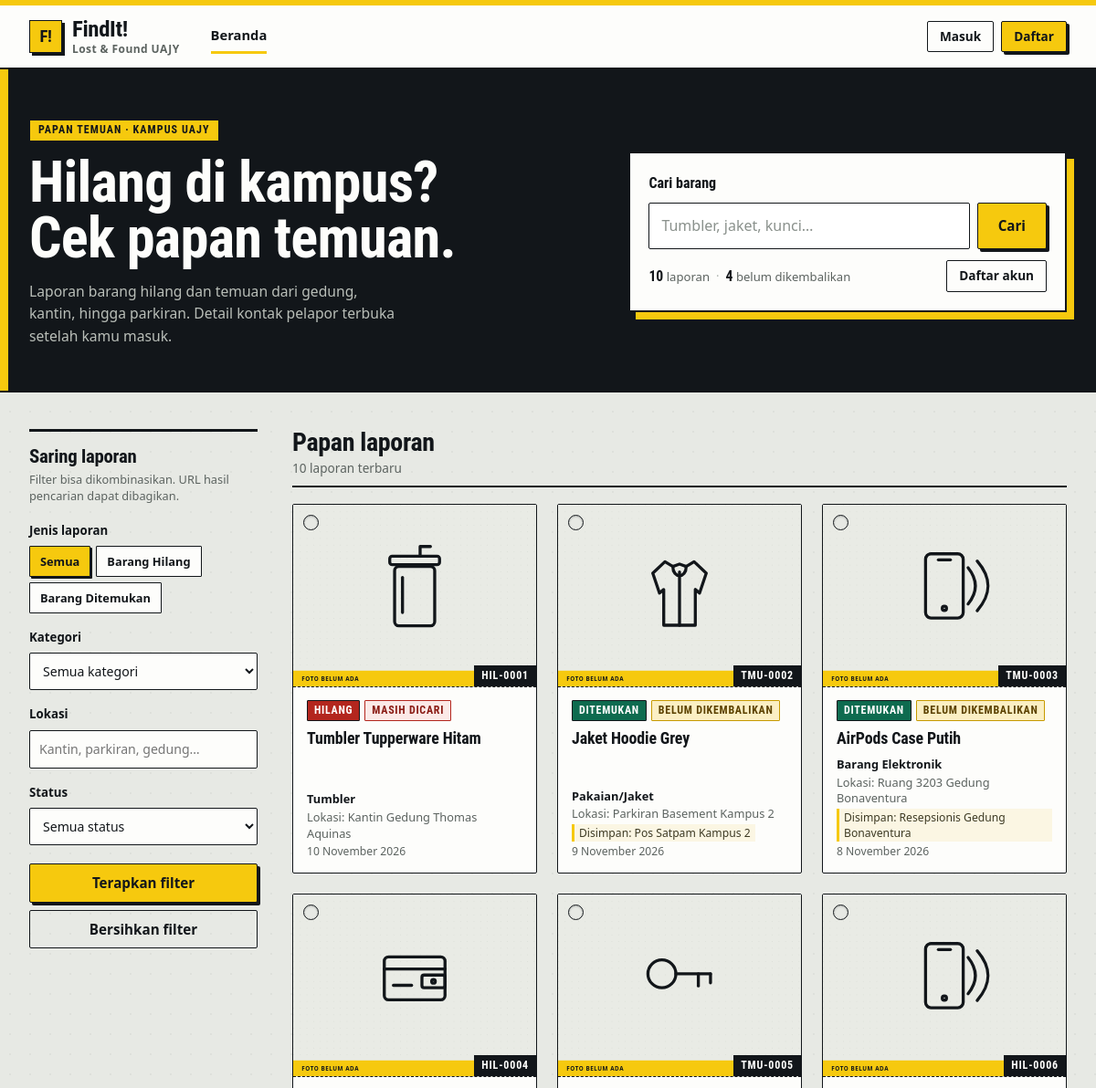
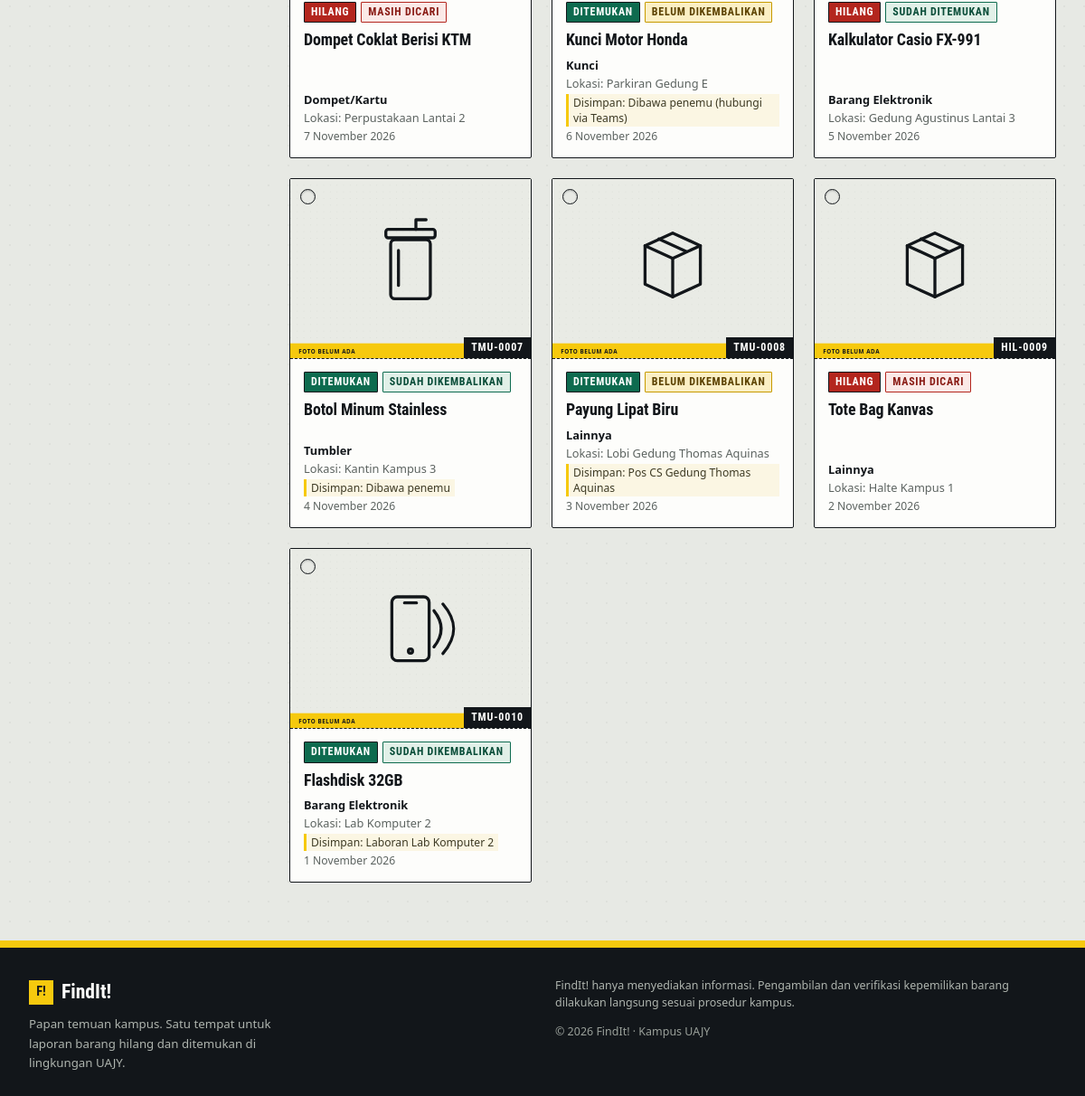
The page / on the database its author committed (2 pictures, top to bottom).
### tables this page shows
CREATE TABLE IF NOT EXISTS `laporan` (
    `id` INT UNSIGNED NOT NULL AUTO_INCREMENT,
    `pengguna_id` INT UNSIGNED NOT NULL,
    `type` ENUM('hilang', 'ditemukan') NOT NULL,
    `title` VARCHAR(120) NOT NULL,
    `category` ENUM(
        'tumbler',
        'pakaian_jaket',
        'elektronik',
        'dompet_kartu',
        'kunci',
        'lainnya'
    ) NOT NULL,
    `location` VARCHAR(150) NOT NULL,
    `date` DATE NOT NULL,
    `description` TEXT NULL,
    `image` VARCHAR(255) NULL,
    `storage_location` VARCHAR(150) NULL,
    `status` ENUM(
        'masih_dicari',
        'sudah_ditemukan',
        'belum_dikembalikan',
        'sudah_dikembalikan'
    ) NOT NULL,
    `created_at` DATETIME NOT NULL DEFAULT CURRENT_TIMESTAMP,
    `updated_at` DATETIME NOT NULL DEFAULT CURRENT_TIMESTAMP ON UPDATE CURRENT_TIMESTAMP,
    PRIMARY KEY (`id`),
    KEY `fk_laporan_pengguna` (`pengguna_id`),
    KEY `idx_type_category` (`type`, `category`),
    KEY `idx_status` (`status`),
    KEY `idx_date` (`date`),
    CONSTRAINT `fk_laporan_pengguna` FOREIGN KEY (`pengguna_id`) REFERENCES `pengguna` (`id`) ON DELETE CASCADE
);

### includes/functions.php (called while the page is built, shortened)
<?php
function e(?string $value): string
{
    return htmlspecialchars((string) $value, ENT_QUOTES | ENT_SUBSTITUTE, 'UTF-8');
}
function get(string $key, string $default = ''): string
{
    $value = $_GET[$key] ?? $default;
    return is_string($value) ? trim($value) : $default;
}
function format_tanggal(?string $date): string
{
    $timestamp = strtotime($date);
    return (int) date('j', $timestamp) . ' '
        . BULAN_ID[(int) date('n', $timestamp)] . ' '
        . date('Y', $timestamp);
}
function report_code(string $type, int $id): string
{
    $prefix = $type === 'ditemukan' ? 'TMU' : 'HIL';
    return sprintf('%s-%04d', $prefix, $id);
}
function status_label(string $status): string
{
    return ALL_STATUSES[$status] ?? $status;
}
function type_label_short(string $type): string
{
    return $type === 'ditemukan' ? 'Ditemukan' : 'Hilang';
}
function status_tone(string $status): string
{
    return match ($status) {
        'masih_dicari'       => 'lost',
        'belum_dikembalikan' => 'pending',
        'sudah_ditemukan',
        'sudah_dikembalikan' => 'done',
        default              => 'pending',
    };
}
function image_url(?string $image, string $category): string
{
    return placeholder_for($category);
}
function placeholder_for(string $category): string
{
    $slug = isset(CATEGORIES[$category]) ? $category : 'lainnya';
    return 'assets/img/ph-' . $slug . '.svg';
}
    ?>
    <?php
function asset(string $path): string
{
    $full = __DIR__ . '/../' . $path;
    $version = is_file($full) ? (string) filemtime($full) : '1';
    return $path . '?v=' . $version;
}

### includes/auth.php (called while the page is built, shortened)
<?php
require_once __DIR__ . '/../config/database.php';
require_once __DIR__ . '/functions.php';
function current_user(): ?array
{
    static $loaded = false;
    static $user   = null;
    if ($loaded) {
        return $user;
    }
    $loaded = true;
    $id = (int) ($_SESSION['user_id'] ?? 0);
    if ($id <= 0) {
        return null;
    }
    global $pdo;
    $stmt = $pdo->prepare('SELECT id, email, name, teams, created_at FROM pengguna WHERE id = :id');
    $stmt->execute([':id' => $id]);
    $row = $stmt->fetch();
    $user = $row;
    return $user;
}
function is_logged_in(): bool
{
    return current_user() !== null;
}

### includes/report_card.php (the view, shortened to what this page needs)
<?php
$detailUrl   = 'laporan_detail.php?id=' . (int) $r['id'];
$imageSrc    = image_url($r['image'] ?? null, (string) $r['category']);
$hasPhoto    = !empty($r['image']) && is_file(UPLOAD_DIR . '/' . basename((string) $r['image']));
$altText     = $hasPhoto
    ? 'Foto ' . $r['title']
    : 'Belum ada foto untuk ' . $r['title'];
?>
<article class="tag-card">
    <a class="tag-photo" href="<?= e($detailUrl) ?>" aria-label="Buka detail laporan <?= e($r['title']) ?>">
        <img src="<?= e($imageSrc) ?>" alt="<?= e($altText) ?>" loading="lazy" width="800" height="600" />
        <span class="tag-hole" aria-hidden="true"></span>
        <span class="tag-code"><?= e(report_code((string) $r['type'], (int) $r['id'])) ?></span>
    </a>
    <div class="tag-body">
        <div class="tag-badges">
            <span class="badge badge--<?= e($r['type']) ?>"><?= e(type_label_short((string) $r['type'])) ?></span>
            <span class="badge badge--<?= e(status_tone((string) $r['status'])) ?>"><?= e(status_label((string) $r['status'])) ?></span>
        </div>
        <h3 class="tag-title"><a href="<?= e($detailUrl) ?>"><?= e($r['title']) ?></a></h3>
        <div class="tag-meta">
            <span><span class="meta-kicker"><?= e(CATEGORIES[$r['category']] ?? $r['category']) ?></span></span>
            <span>Lokasi: <?= e($r['location']) ?></span>
            <?php if (($r['type'] ?? '') === 'ditemukan' && !empty($r['storage_location'])) : ?>
                <span class="tag-storage">Disimpan: <?= e($r['storage_location']) ?></span>
            <?php endif; ?>
            <span class="tag-date"><?= e(format_tanggal($r['date'])) ?></span>
        </div>
    </div>
</article>

### includes/header.php (shortened to what this page needs)
<?php
$user        = current_user();
$active      = isset($active) ? (string) $active : '';
$body_class  = isset($body_class) ? (string) $body_class : '';
$initials = '';
$nav_items = [
    ['href' => 'index.php',        'label' => 'Beranda',       'key' => 'home'],
    ['href' => 'laporan_buat.php', 'label' => 'Buat Laporan',  'key' => 'buat'],
    ['href' => 'laporan_saya.php', 'label' => 'Laporan Saya',  'key' => 'saya'],
    ['href' => 'profil.php',       'label' => 'Profil',        'key' => 'profil'],
];
?>
<!DOCTYPE html>
<html xmlns="http://www.w3.org/1999/xhtml" lang="id" xml:lang="id">
<head>
    <link rel="stylesheet" href="<?= e(asset('assets/css/style.css')) ?>" />
</head>
<body class="<?= e($body_class) ?>">
<header class="site-head">
    <div class="wrap head-inner">
        <a class="brand" href="index.php" aria-label="FindIt! beranda">
            <span class="brand-mark" aria-hidden="true">F!</span>
            <span class="brand-text">
                <span class="brand-name">FindIt!</span>
                <span class="brand-sub">Lost &amp; Found UAJY</span>
            </span>
        </a>
        <div class="head-menu" id="site-menu">
            <nav class="nav" aria-label="Navigasi utama">
                <?php foreach ($nav_items as $item) : ?>
                    <?php if ($user === null && in_array($item['key'], ['buat', 'saya', 'profil'], true)) : ?>
                        <?php continue; ?>
                    <?php endif; ?>
                    <a href="<?= e($item['href']) ?>"<?= $active === $item['key'] ? ' class="is-active" aria-current="page"' : '' ?>><?= e($item['label']) ?></a>
                <?php endforeach; ?>
            </nav>
            <div class="head-actions">
                <?php if ($user !== null) : ?>
                    <a class="user-chip" href="profil.php" title="Buka profil <?= e($user['name']) ?>">
                        <span class="user-initials" aria-hidden="true"><?= e($initials !== '' ? $initials : '?') ?></span>
                        <span class="user-name"><?= e($user['name']) ?></span>
                    </a>
                    <form class="logout-form" method="post" action="logout.php">
                        <?= csrf_field() ?>
                        <button class="btn btn--ghost btn--sm" type="submit">Keluar</button>
                    </form>
                <?php else : ?>
                    <a class="btn btn--ghost btn--sm" href="login.php">Masuk</a>
                    <a class="btn btn--signal btn--sm" href="register.php">Daftar</a>
                <?php endif; ?>
            </div>
        </div>
    </div>
</header>
<main id="main" class="site-main" tabindex="-1">

### index.php (shortened to what this page needs)
<?php
require_once __DIR__ . '/includes/auth.php';
$q = mb_substr(get('q'), 0, 100);
$kategori = get('kategori');
$jenis = get('jenis');
$status = get('status');
$lokasi = mb_substr(get('lokasi'), 0, 100);
$page = max(1, (int) get('page', '1'));
if (!isset(CATEGORIES[$kategori])) {
    $kategori = '';
}
if (!isset(REPORT_TYPES[$jenis])) {
    $jenis = '';
}
if (!isset(ALL_STATUSES[$status])) {
    $status = '';
}
$where = [];
$params = [];
$whereSql = $where === [] ? '' : ' WHERE ' . implode(' AND ', $where);
$countStmt = $pdo->prepare('SELECT COUNT(*) FROM laporan l' . $whereSql);
$countStmt->execute($params);
$total = (int) $countStmt->fetchColumn();
$totalPages = max(1, (int) ceil($total / PAGE_SIZE));
$page = min($page, $totalPages);
$offset = ($page - 1) * PAGE_SIZE;
$listStmt = $pdo->prepare(
    'SELECT l.* FROM laporan l' . $whereSql
    . ' ORDER BY l.created_at DESC, l.id DESC LIMIT :limit OFFSET :offset'
);
$listStmt->bindValue(':limit', PAGE_SIZE, PDO::PARAM_INT);
$listStmt->bindValue(':offset', $offset, PDO::PARAM_INT);
$listStmt->execute();
$reports = $listStmt->fetchAll();
$stats = $pdo->query(
    "SELECT COUNT(*) AS total,
            COALESCE(SUM(status = 'belum_dikembalikan'), 0) AS pending
     FROM laporan"
)->fetch();
$totalAll = (int) ($stats['total'] ?? 0);
$pendingFound = (int) ($stats['pending'] ?? 0);
$hasFilter = $q !== '' || $kategori !== '' || $jenis !== '' || $lokasi !== '' || $status !== '';
$active = 'home';
require __DIR__ . '/includes/header.php';
?>
<section class="hero">
    <div class="wrap hero-inner">
        <div class="hero-copy">
            <p class="plate">Papan temuan · Kampus UAJY</p>
            <h1>Hilang di kampus?<br />Cek papan temuan.</h1>
            <p class="hero-sub">Laporan barang hilang dan temuan dari gedung, kantin, hingga parkiran. Detail kontak
                pelapor terbuka setelah kamu masuk.</p>
        </div>
        <form class="hero-search" method="get" action="index.php" role="search">
            <label class="search-label" for="q">Cari barang</label>
            <div class="search-row">
                <input type="search" id="q" name="q" value="<?= e($q) ?>" placeholder="Tumbler, jaket, kunci…"
                    autocomplete="off" />
                <button class="btn btn--signal" type="submit">Cari</button>
            </div>
            <p class="search-foot">
                <span><strong class="tnum"><?= (int) $totalAll ?></strong> laporan</span>
                <span class="search-sep" aria-hidden="true">&#183;</span>
                <span><strong class="tnum"><?= (int) $pendingFound ?></strong> belum dikembalikan</span>
                <?php if ($hasFilter): ?>
                    <a class="btn btn--ghost btn--sm search-all" href="index.php">Reset filter</a>
                <?php elseif (is_logged_in()): ?>
                    <a class="btn btn--ghost btn--sm search-all" href="laporan_buat.php?type=ditemukan">Laporkan temuan</a>
                <?php else: ?>
                    <a class="btn btn--ghost btn--sm search-all" href="register.php">Daftar akun</a>
                <?php endif; ?>
            </p>
        </form>
    </div>
</section>
<div class="wrap board-layout">
    <aside class="filter-panel">
        <h2 class="filter-title">Saring laporan</h2>
        <p class="filter-note">Filter bisa dikombinasikan. URL hasil pencarian dapat dibagikan.</p>
        <form method="get" action="index.php">
            <div class="filters-grid">
                <fieldset class="filter-group">
                    <legend>Jenis laporan</legend>
                    <div class="chip-row">
                        <label class="chip">
                            <span>Semua</span>
                        </label>
                        <?php foreach (REPORT_TYPES as $key => $label): ?>
                            <label class="chip">
                                <span><?= e($label) ?></span>
                            </label>
                        <?php endforeach; ?>
                    </div>
                </fieldset>
                <div class="filter-group">
                    <label for="filter-kategori">Kategori</label>
                    <select id="filter-kategori" name="kategori">
                        <option value="">Semua kategori</option>
                    </select>
                </div>
                <div class="filter-group">
                    <label for="filter-lokasi">Lokasi</label>
                    <input type="text" id="filter-lokasi" name="lokasi" value="<?= e($lokasi) ?>"
                        list="lokasi-kampus-filter" placeholder="Kantin, parkiran, gedung…" />
                </div>
                <div class="filter-group">
                    <label for="filter-status">Status</label>
                    <select id="filter-status" name="status">
                        <option value="">Semua status</option>
                    </select>
                </div>
                <div class="filter-actions">
                    <button class="btn btn--signal btn--block" type="submit">Terapkan filter</button>
                    <a class="btn btn--ghost btn--block" href="index.php">Bersihkan filter</a>
                </div>
            </div>
        </form>
    </aside>
    <section class="board-main" aria-label="Daftar laporan">
        <div class="board-head">
            <div>
                <h2>Papan laporan</h2>
                <p class="board-sub">
                    <?php if ($total === 0): ?>
                        Tidak ada laporan yang cocok
                    <?php else: ?>
                        <?= (int) $total ?> laporan<?= $hasFilter ? ' cocok dengan filter' : ' terbaru' ?>
                    <?php endif; ?>
                </p>
            </div>
        </div>
        <div class="board-grid">
            <?php if ($reports === []): ?>
                <div class="empty-board">
                    <img src="assets/img/empty-board.svg" alt="" width="190" height="143" />
                    <h3>Belum ada yang cocok</h3>
                    <p>Ubah kata kunci atau kosongkan sebagian filter. Kalau barangmu belum ada, buat laporan supaya orang
                        lain bisa menemukannya.</p>
                    <div class="empty-actions">
                        <a class="btn btn--ghost" href="index.php">Bersihkan filter</a>
                        <?php if (is_logged_in()): ?>
                            <a class="btn btn--signal" href="laporan_buat.php">Buat laporan</a>
                        <?php else: ?>
                            <a class="btn btn--signal" href="login.php">Masuk</a>
                        <?php endif; ?>
                    </div>
                </div>
            <?php else: ?>
                <?php foreach ($reports as $r): ?>
                    <?php require __DIR__ . '/includes/report_card.php'; ?>
                <?php endforeach; ?>
            <?php endif; ?>
        </div>
    </section>
</div>
<?php require __DIR__ . '/includes/footer.php'; ?>

### includes/footer.php (shortened to what this page needs)
</main>
<footer class="site-foot">
    <div class="wrap foot-inner">
        <div class="foot-brand-block">
            <p class="foot-brand"><span class="foot-mark" aria-hidden="true">F!</span> FindIt!</p>
            <p class="foot-tagline">Papan temuan kampus. Satu tempat untuk laporan barang hilang dan ditemukan di lingkungan UAJY.</p>
        </div>
        <div class="foot-meta">
            <p>FindIt! hanya menyediakan informasi. Pengambilan dan verifikasi kepemilikan barang dilakukan langsung sesuai prosedur kampus.</p>
            <p class="foot-copy">&#169; 2026 FindIt! · Kampus UAJY</p>
        </div>
    </div>
</footer>
</body>
</html>

### rows shown on the page
laporan: image+category (picture), report_code((string) $r['type'], (int) $r['id']) "HIL-0001", type "HILANG", status "MASIH DICARI", title "Tumbler Tupperware Hitam", category "Tumbler", location "Kantin Gedung Thomas Aquinas", date "10 November 2026"
laporan: image+category (picture), report_code((string) $r['type'], (int) $r['id']) "TMU-0002", type "DITEMUKAN", status "BELUM DIKEMBALIKAN", title "Jaket Hoodie Grey", category "Pakaian/Jaket", location "Parkiran Basement Kampus 2", storage_location "Pos Satpam Kampus 2", date "9 November 2026"
laporan: image+category (picture), report_code((string) $r['type'], (int) $r['id']) "TMU-0003", type "DITEMUKAN", status "BELUM DIKEMBALIKAN", title "AirPods Case Putih", category "Barang Elektronik", location "Ruang 3203 Gedung Bonaventura", storage_location "Resepsionis Gedung Bonaventura", date "8 November 2026"
laporan: image+category (picture), report_code((string) $r['type'], (int) $r['id']) "HIL-0004", type "HILANG", status "MASIH DICARI", title "Dompet Coklat Berisi KTM", category "Dompet/Kartu", location "Perpustakaan Lantai 2", date "7 November 2026"
laporan: image+category (picture), report_code((string) $r['type'], (int) $r['id']) "TMU-0005", type "DITEMUKAN", status "BELUM DIKEMBALIKAN", title "Kunci Motor Honda", category "Kunci", location "Parkiran Gedung E", storage_location "Dibawa penemu (hubungi via Teams)", date "6 November 2026"
laporan: image+category (picture), report_code((string) $r['type'], (int) $r['id']) "HIL-0006", type "HILANG", status "SUDAH DITEMUKAN", title "Kalkulator Casio FX-991", category "Barang Elektronik", location "Gedung Agustinus Lantai 3", date "5 November 2026"
laporan: image+category (picture), report_code((string) $r['type'], (int) $r['id']) "TMU-0007", type "DITEMUKAN", status "SUDAH DIKEMBALIKAN", title "Botol Minum Stainless", category "Tumbler", location "Kantin Kampus 3", storage_location "Dibawa penemu", date "4 November 2026"
laporan: image+category (picture), report_code((string) $r['type'], (int) $r['id']) "TMU-0008", type "DITEMUKAN", status "BELUM DIKEMBALIKAN", title "Payung Lipat Biru", category "Lainnya", location "Lobi Gedung Thomas Aquinas", storage_location "Pos CS Gedung Thomas Aquinas", date "3 November 2026"
laporan: image+category (picture), report_code((string) $r['type'], (int) $r['id']) "HIL-0009", type "HILANG", status "MASIH DICARI", title "Tote Bag Kanvas", category "Lainnya", location "Halte Kampus 1", date "2 November 2026"
laporan: image+category (picture), report_code((string) $r['type'], (int) $r['id']) "TMU-0010", type "DITEMUKAN", status "SUDAH DIKEMBALIKAN", title "Flashdisk 32GB", category "Barang Elektronik", location "Lab Komputer 2", storage_location "Laboran Lab Komputer 2", date "1 November 2026"

### other values the page prints
$item['label'] "Beranda"
$totalAll "10"
$pendingFound "4"
$label "Barang Hilang"
$label "Barang Ditemukan"
$total "10"
